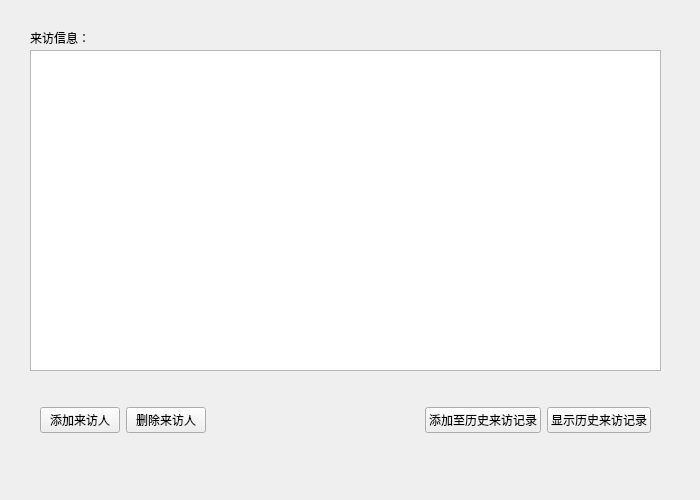
<?xml version="1.0" encoding="UTF-8"?>
<ui version="4.0">
 <class>FormForOutsider</class>
 <widget class="QWidget" name="FormForOutsider">
  <property name="geometry">
   <rect>
    <x>0</x>
    <y>0</y>
    <width>700</width>
    <height>500</height>
   </rect>
  </property>
  <property name="windowTitle">
   <string>Form</string>
  </property>
  <widget class="QLabel" name="label">
   <property name="geometry">
    <rect>
     <x>30</x>
     <y>30</y>
     <width>72</width>
     <height>15</height>
    </rect>
   </property>
   <property name="text">
    <string>来访信息：</string>
   </property>
  </widget>
  <widget class="QTableView" name="tableView">
   <property name="geometry">
    <rect>
     <x>30</x>
     <y>50</y>
     <width>631</width>
     <height>321</height>
    </rect>
   </property>
   <attribute name="horizontalHeaderStretchLastSection">
    <bool>true</bool>
   </attribute>
  </widget>
  <widget class="QWidget" name="horizontalLayoutWidget">
   <property name="geometry">
    <rect>
     <x>40</x>
     <y>400</y>
     <width>611</width>
     <height>41</height>
    </rect>
   </property>
   <layout class="QHBoxLayout" name="horizontalLayout">
    <item>
     <widget class="QPushButton" name="pushButton_add_outsider_record">
      <property name="text">
       <string>添加来访人</string>
      </property>
     </widget>
    </item>
    <item>
     <widget class="QPushButton" name="pushButton_finish_outsider_record">
      <property name="text">
       <string>删除来访人</string>
      </property>
     </widget>
    </item>
    <item>
     <spacer name="horizontalSpacer">
      <property name="orientation">
       <enum>Qt::Horizontal</enum>
      </property>
      <property name="sizeHint" stdset="0">
       <size>
        <width>40</width>
        <height>20</height>
       </size>
      </property>
     </spacer>
    </item>
    <item>
     <widget class="QPushButton" name="pushButton">
      <property name="text">
       <string>添加至历史来访记录</string>
      </property>
     </widget>
    </item>
    <item>
     <widget class="QPushButton" name="pushButton_show_past">
      <property name="text">
       <string>显示历史来访记录</string>
      </property>
     </widget>
    </item>
   </layout>
  </widget>
 </widget>
 <resources/>
 <connections/>
</ui>
